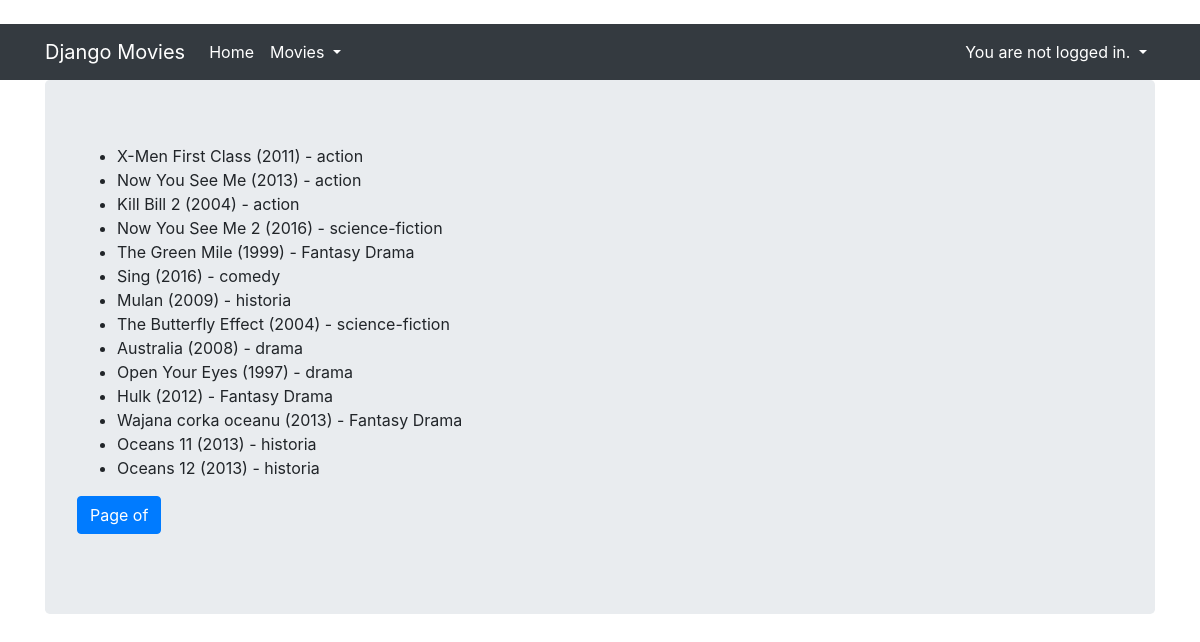
The page / on the database its author committed.
### core/models.py (models this page shows, shortened)
class Movie(models.Model):  #  to jest podstawowy model models.Model
    genre = models.ForeignKey(Genre, null=True, on_delete=models.CASCADE)
    title = models.CharField(max_length=100)
    rating = models.IntegerField(null=True, validators=[MaxValueValidator(10), MinValueValidator(1)])
    released = models.DateField(null=True)
    description = models.TextField(null=True, blank=True)   # null = True, czy zazwalasz danemu rekordowi być zerowym, blank odnosie się do formularzy
    created = models.DateTimeField(auto_now_add=True)
    director=models.ForeignKey(Director,null=True,on_delete=models.SET_NULL)
    countries = models.ManyToManyField(Country, null = True, related_name = 'movies')
    class Meta:
        unique_together = ('title', 'released')

class Genre(models.Model):
    name = models.CharField(max_length=20, unique=True)
    age_limit = models.IntegerField(null=True, blank=True,
                                    choices=AGE_LIMITS,
                                    default = 2)
    def __str__(self):
        return self.name

### django_movies/views.py (the view)
# urls.py: path('', IndexView.as_view(), name = 'index'),
class IndexView(MovieListView):
    template_name = "index.html"

### core/templatetags/movie_extras.py (called while the page is built)
@register.simple_tag
def movie_format(movie, short=False):
    if short:
        return f'{movie.title} ({movie.released.year})'
    return f'{movie.title} ({movie.released.year}) - {movie.genre}'

### django_movies/templates/index.html (shortened to what this page needs)
{% extends "base.html" %}
{% load movie_extras %}
{% block content %}
  <ul>
    {% for movie in object_list %}
      <li>{% movie_format movie %}</li>
    {% endfor %}
  </ul>
  <nav aria-label="Page navigation example">
    <ul class="pagination">
      <li class="page-item active">
        <a class="page-link" href="#">
          Page {{ page_obj.number }} of {{ page_obj.paginator.num_pages }}
        </a>
      </li>
    </ul>
  </nav>
{% endblock %}

### rows shown on the page
Movie: title+released+genre "X-Men First Class (2011) - action"
Movie: title+released+genre "Now You See Me (2013) - action"
Movie: title+released+genre "Kill Bill 2 (2004) - action"
Movie: title+released+genre "Now You See Me 2 (2016) - science-fiction"
Movie: title+released+genre "The Green Mile (1999) - Fantasy Drama"
Movie: title+released+genre "Sing (2016) - comedy"
Movie: title+released+genre "Mulan (2009) - historia"
Movie: title+released+genre "The Butterfly Effect (2004) - science-fiction"
Movie: title+released+genre "Australia (2008) - drama"
Movie: title+released+genre "Open Your Eyes (1997) - drama"
Movie: title+released+genre "Hulk (2012) - Fantasy Drama"
Movie: title+released+genre "Wajana corka oceanu (2013) - Fantasy Drama"
Movie: title+released+genre "Oceans 11 (2013) - historia"
Movie: title+released+genre "Oceans 12 (2013) - historia"
